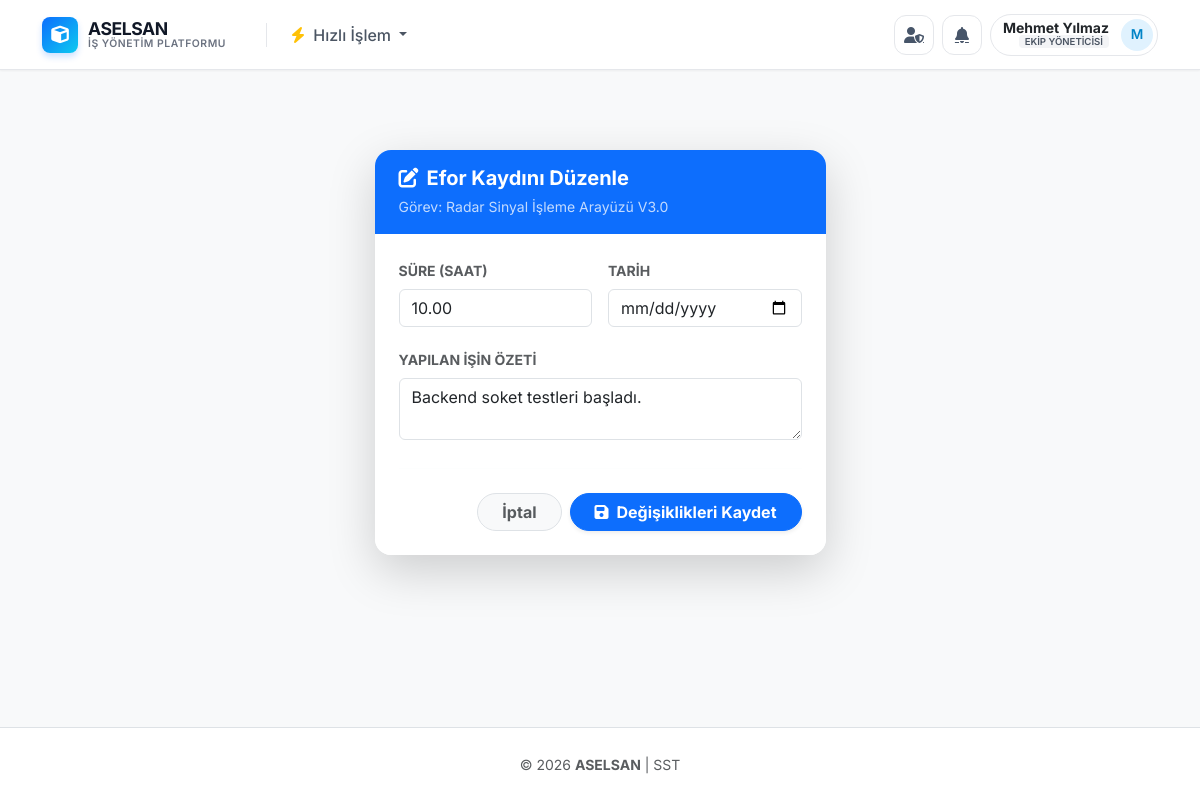
The app's page /worklog/620/edit/ (signed in) with its own data.
### core/models.py (models this page shows, shortened)
class CustomUser(AbstractUser):
    ROLE_CHOICES = (
        ('employee', 'Çalışan'),
        ('manager', 'Ekip Yöneticisi'),
    )
    TEAM_CHOICES = (
        ('team1', 'Yazılım Geliştirme Ekibi'),
        ('team2', 'Test ve Kalite Ekibi'),
        ('team3', 'DevOps Ekibi'),
    )
    role = models.CharField(max_length=20, choices=ROLE_CHOICES, default='employee', verbose_name='Rolü')
    title = models.CharField(max_length=100, verbose_name='Unvan / Sicil Bilgisi', blank=True)
    team = models.CharField(max_length=50, choices=TEAM_CHOICES, verbose_name='Ekip', blank=True, null=True)
    class Meta:
        verbose_name = 'Kullanıcı'
        verbose_name_plural = 'Kullanıcılar'

class Task(models.Model):
    PRIORITY_CHOICES = (
        ('yuksek', 'Yüksek'),
        ('orta', 'Orta'),
        ('dusuk', 'Düşük'),
    )
    STATUS_CHOICES = (
        ('baslanmadi', 'Başlanmadı'),
        ('calisiliyor', 'Üzerinde Çalışılıyor'),
        ('duraklatildi', 'Duraklatıldı'),
        ('tamamlandi', 'Tamamlandı'),
        ('iptal', 'İptal Edildi'),
    )
    SIZE_CHOICES = (
        (1, '1 - En Düşük'),
        (2, '2 - Düşük'),
        (3, '3 - Orta'),
        (4, '4 - Yüksek'),
        (5, '5 - En Yüksek'),
    )
    title = models.CharField(max_length=200, verbose_name='İş Tanımı')
    description = models.TextField(verbose_name='Detaylı Açıklama', blank=True)
    priority = models.CharField(max_length=20, choices=PRIORITY_CHOICES, verbose_name='Öncelik')
    status = models.CharField(max_length=20, choices=STATUS_CHOICES, default='baslanmadi', verbose_name='İşin Durumu')
    size = models.IntegerField(choices=SIZE_CHOICES, verbose_name='İş Büyüklüğü (1-5)')
    start_date = models.DateField(verbose_name='Başlangıç Tarihi')
    due_date = models.DateField(verbose_name='Tamamlanma Tarihi')
    created_at = models.DateTimeField(auto_now_add=True, verbose_name='Oluşturulma Zamanı')
    updated_at = models.DateTimeField(auto_now=True, verbose_name='Son Güncelleme')
    created_by = models.ForeignKey(CustomUser, on_delete=models.CASCADE, related_name='created_tasks', verbose_name='Oluşturan Yönetici')
    assigned_to = models.ForeignKey(CustomUser, on_delete=models.CASCADE, related_name='assigned_tasks', verbose_name='Atanan Çalışan')
    partners = models.ManyToManyField(CustomUser, related_name='partner_tasks', blank=True, verbose_name='İş Ortakları')
    informees = models.ManyToManyField(CustomUser, related_name='informed_tasks', blank=True, verbose_name='Bilgilendirilecek Kişiler')
    planned_hours = models.DecimalField(max_digits=6, decimal_places=2, verbose_name='Planlanan Süre (Saat)')
    spent_hours = models.DecimalField(max_digits=6, decimal_places=2, default=0, verbose_name='Harcanan Süre (Saat)')
    class Meta:
        verbose_name = 'Görev'
        verbose_name_plural = 'Görevler'
        ordering = ['-created_at']

class WorkLog(models.Model):
    task = models.ForeignKey(Task, on_delete=models.CASCADE, related_name='work_logs', verbose_name='İlgili Görev')
    user = models.ForeignKey(CustomUser, on_delete=models.CASCADE, related_name='work_logs', verbose_name='Çalışan')
    hours = models.DecimalField(max_digits=5, decimal_places=2, verbose_name='Harcanan Süre (Saat)')
    date = models.DateField(default=date.today, verbose_name='Tarih')
    description = models.TextField(verbose_name='Yapılan İş Açıklaması')
    created_at = models.DateTimeField(auto_now_add=True)
    class Meta:
        verbose_name = 'Efor Kaydı'
        verbose_name_plural = 'Efor Kayıtları'
        ordering = ['-date', '-created_at']

### core/views.py (the view)
# urls.py: path('worklog/<int:pk>/edit/', views.edit_worklog, name='edit_worklog'),
@login_required
def edit_worklog(request, pk):
    log = get_object_or_404(WorkLog, pk=pk)
    task = log.task
    if log.user != request.user and getattr(request.user, "role", None) != "manager":
        messages.error(request, "Bu efor kaydını düzenleme yetkiniz yok.")
        return redirect("task_detail", pk=task.pk)
    if request.method == "POST":
        old_hours = log.hours
        form = WorkLogForm(request.POST, instance=log)
        if form.is_valid():
            work_log = form.save()
            task.spent_hours = WorkLog.objects.filter(task=task).aggregate(total=Sum("hours"))["total"] or 0
            task.save(update_fields=["spent_hours"])
            actor_name = request.user.get_full_name() or request.user.username
            _send_task_event_mail(
                request, task, subject=f"{actor_name} efor kaydını güncelledi: {task.title}",
                actor=request.user, body_lines=[f"Eski Süre: {old_hours} saat", f"Yeni Süre: {work_log.hours} saat", f"Açıklama: {work_log.description}"]
            )
            _notify(
                _task_related_users(task), title="Efor kaydı güncellendi",
                message=f"{actor_name}, '{task.title}' için girdiği eforu {old_hours} saatten {work_log.hours} saate güncelledi.",
                url=reverse("task_detail", args=[task.pk]), actor=request.user, level="warning", task=task,
            )
            messages.success(request, "Efor kaydı başarıyla güncellendi.")
            return redirect("task_detail", pk=task.pk)
    else:
        form = WorkLogForm(instance=log)
    return render(request, "worklog_form.html", {"form": form, "task": task, "page_title": "Efor Kaydını Düzenle"})

### core/forms.py (shortened to what this page needs)
class WorkLogForm(forms.ModelForm):
    class Meta:
        model = WorkLog
        fields = ["hours", "date", "description"]
        widgets = {
            "hours": forms.NumberInput(
                attrs={
                    "class": "form-control",
                    "step": "0.1",
                    "placeholder": "Örn: 2.5",
                    "min": "0.1",
                    "required": "true",
                }
            ),
            "date": forms.DateInput(
                attrs={"class": "form-control", "type": "date", "required": "true"}
            ),
            "description": forms.Textarea(
                attrs={
                    "class": "form-control",
                    "rows": 2,
                    "placeholder": "Bugün bu iş için neler yaptınız?",
                    "required": "true",
                }
            ),
        }
        labels = {
            "hours": "Çalışılan Süre (Saat)",
            "date": "Çalışma Tarihi",
            "description": "İş Açıklaması",
        }
    def __init__(self, *args, **kwargs):
        super().__init__(*args, **kwargs)
        self.fields['date'].widget.attrs['max'] = date.today().strftime('%Y-%m-%d')

### templates/worklog_form.html (shortened to what this page needs)
{% extends 'base.html' %}
{% block content %}
<div class="row justify-content-center mt-5">
    <div class="col-md-6 col-lg-5">
        <div class="card border-0 shadow-lg rounded-4 overflow-hidden">
            <div class="card-header bg-primary text-white py-3 px-4 border-0">
                <h5 class="fw-bold mb-1"><i class="fas fa-edit me-2"></i>{{ page_title }}</h5>
                <small class="opacity-75">Görev: {{ task.title|truncatechars:40 }}</small>
            </div>
            <div class="card-body p-4 bg-white">
                <form method="post">
                    <div class="row g-3">
                        <div class="col-md-6">
                            <label class="form-label fw-bold small text-muted text-uppercase">Süre (Saat)</label>
                            {{ form.hours }}
                        </div>
                        <div class="col-md-6">
                            <label class="form-label fw-bold small text-muted text-uppercase">Tarih</label>
                            {{ form.date }}
                        </div>
                        <div class="col-12">
                            <label class="form-label fw-bold small text-muted text-uppercase">Yapılan İşin Özeti</label>
                            {{ form.description }}
                        </div>
                    </div>
                    <hr class="my-4 border-light">
                    <div class="d-flex gap-2 justify-content-end">
                        <a href="{% url 'task_detail' task.pk %}" class="btn btn-light border rounded-pill px-4 fw-bold text-muted">İptal</a>
                        <button type="submit" class="btn btn-primary rounded-pill px-4 fw-bold shadow-sm">
                            <i class="fas fa-save me-2"></i>Değişiklikleri Kaydet
                        </button>
                    </div>
                </form>
            </div>
        </div>
    </div>
</div>
{% endblock %}

### templates/base.html (shortened to what this page needs)
<!DOCTYPE html>
<html lang="tr">
<head>
    <link href="https://cdn.jsdelivr.net/npm/bootstrap@5.3.0/dist/css/bootstrap.min.css" rel="stylesheet">
    <link rel="stylesheet" href="https://cdnjs.cloudflare.com/ajax/libs/font-awesome/6.4.0/css/all.min.css">
</head>
<body>
    <nav class="navbar navbar-expand-lg sticky-top">
        <div class="container">
            <a class="navbar-brand" href="{% url 'home' %}">
                <div class="brand-icon">
                    <i class="fas fa-cube"></i>
                </div>
                <div class="brand-text">
                    <span class="brand-title">ASELSAN </span>
                    <span class="brand-subtitle">İş Yönetim PLATFORMU</span>
                </div>
            </a>
            <div class="collapse navbar-collapse" id="navbarNav">
                {% if user.is_authenticated %}
                <ul class="navbar-nav me-auto">
                    <li class="nav-item dropdown">
                        <a class="nav-link dropdown-toggle" href="#" role="button" data-bs-toggle="dropdown">
                            <i class="fas fa-bolt text-warning me-1"></i> Hızlı İşlem
                        </a>
                    </li>
                </ul>
                {% endif %}
                <ul class="navbar-nav ms-auto align-items-center">
                    {% if user.is_authenticated %}
                        {% if user.role == 'manager' %}
                        <li class="nav-item me-2">
                            <a href="/admin/" target="_blank"
                               class="notif-btn"
                               title="Admin Paneli"
                               aria-label="Admin Paneli">
                                <i class="fas fa-user-shield"></i>
                            </a>
                        </li>
                        {% endif %}
                        <li class="nav-item dropdown me-2">
                            <a class="notif-btn" href="#" role="button" data-bs-toggle="dropdown" aria-expanded="false" title="Bildirimler" id="notifToggle">
                                <i class="fas fa-bell"></i>
                            </a>
                        </li>
                        <li class="nav-item dropdown">
                            <div class="user-profile-btn" data-bs-toggle="dropdown" aria-expanded="false">
                                <div class="d-flex flex-column align-items-end lh-1 me-1">
                                    <span class="fw-bold small text-dark">{{ user.get_full_name|default:user.username }}</span>
                                    <span class="role-badge" style="font-size: 0.6rem;">
                                        {{ user.get_role_display|default:"-" }}
                                    </span>
                                </div>
                                <div class="user-avatar">
                                    {{ user.first_name|first|default:user.username|first|upper }}
                                </div>
                            </div>
                        </li>
                    {% else %}
                        <li class="nav-item">
                            <a class="btn btn-login-nav" href="{% url 'login' %}">
                                Giriş Yap <i class="fas fa-arrow-right ms-2"></i>
                            </a>
                        </li>
                    {% endif %}
                </ul>
            </div>
        </div>
    </nav>
    <div class="container main-container">
        {% block content %}
        {% endblock %}
    </div>
    <div class="toast-container position-fixed top-0 end-0 p-3" style="z-index: 2000;">
    </div>
    <footer class="py-4 mt-auto bg-white border-top">
        <div class="container text-center">
            <small class="text-muted">
                &copy; 2026 <strong>ASELSAN</strong> | SST
            </small>
        </div>
    </footer>
</body>
</html>

### templates/base.html (style rules this page uses)
:root { --primary-color: #0d6efd; --primary-hover: #0b5ed7; --secondary-bg: #f8f9fa; --text-dark: #1f2937; --navbar-height: 70px; }
body { background-color: var(--secondary-bg); font-family: 'Inter', sans-serif; color: var(--text-dark); display: flex; flex-direction: column; min-height: 100vh; }
.navbar { background-color: #ffffff; height: var(--navbar-height); box-shadow: 0 1px 2px 0 rgba(0, 0, 0, 0.05); border-bottom: 1px solid #e5e7eb; }
.navbar-brand { display: flex; align-items: center; gap: 10px; padding: 0; margin-right: 1.5rem; text-decoration: none; }
.brand-icon { width: 36px; height: 36px; background: linear-gradient(135deg, #0d6efd, #0dcaf0); color: white; border-radius: 8px; display: flex; align-items: center; justify-content: center; font-size: 1.1rem; box-shadow: 0 4px 6px rgba(13, 110, 253, 0.2); }
.brand-text { display: flex; flex-direction: column; line-height: 1.1; }
.brand-title { font-weight: 700; font-size: 1.1rem; color: #111827; letter-spacing: -0.025em; }
.brand-subtitle { font-size: 0.65rem; font-weight: 600; text-transform: uppercase; color: #6b7280; letter-spacing: 0.05em; }
.nav-link { font-weight: 500; color: #4b5563; padding: 0.5rem 1rem; border-radius: 6px; transition: all 0.2s; }
.user-profile-btn { background-color: transparent; border: 1px solid #e5e7eb; border-radius: 50px; padding: 4px 4px 4px 12px; display: flex; align-items: center; gap: 8px; transition: all 0.2s; cursor: pointer; }
.user-avatar { width: 32px; height: 32px; background-color: #e0f2fe; color: #0284c7; border-radius: 50%; display: flex; align-items: center; justify-content: center; font-size: 0.85rem; font-weight: 600; }
.role-badge { font-size: 0.65rem; padding: 2px 6px; border-radius: 4px; background-color: #f3f4f6; color: #4b5563; font-weight: 600; text-transform: uppercase; }
.notif-btn { position: relative; width: 40px; height: 40px; border-radius: 12px; border: 1px solid #e5e7eb; background: #ffffff; display: inline-flex; align-items: center; justify-content: center; color: #475569; transition: all 0.2s; }
.main-container { flex: 1; padding-top: 2rem; padding-bottom: 3rem; }

### records on screen
CustomUser: get_full_name "Mehmet Yılmaz", role "EKIP YÖNETICISI", first_name|first "M"
Task: title "Radar Sinyal İşleme Arayüzü V3.0"
WorkLog: hours "10.00", description "Backend soket testleri başladı."

### other values on screen
{{ page_title }} "Efor Kaydını Düzenle"
